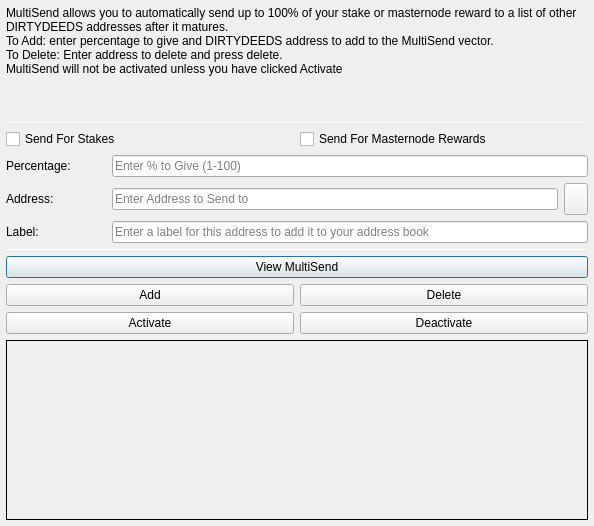
<?xml version="1.0" encoding="UTF-8"?>
<ui version="4.0">
 <class>MultiSendDialog</class>
 <widget class="QDialog" name="MultiSendDialog">
  <property name="windowModality">
   <enum>Qt::NonModal</enum>
  </property>
  <property name="geometry">
   <rect>
    <x>0</x>
    <y>0</y>
    <width>594</width>
    <height>526</height>
   </rect>
  </property>
  <property name="windowTitle">
   <string>MultiSend</string>
  </property>
  <layout class="QVBoxLayout" name="verticalLayout" stretch="0">
   <property name="leftMargin">
    <number>6</number>
   </property>
   <property name="topMargin">
    <number>6</number>
   </property>
   <property name="rightMargin">
    <number>6</number>
   </property>
   <property name="bottomMargin">
    <number>6</number>
   </property>
   <item>
    <layout class="QVBoxLayout" name="verticalLayout_Main" stretch="1,1,1,0,1,1,1">
     <item>
      <widget class="QLabel" name="label_2">
       <property name="lineWidth">
        <number>1</number>
       </property>
       <property name="text">
        <string>MultiSend allows you to automatically send up to 100% of your stake or masternode reward to a list of other DIRTYDEEDS addresses after it matures.
To Add: enter percentage to give and DIRTYDEEDS address to add to the MultiSend vector.
To Delete: Enter address to delete and press delete.
MultiSend will not be activated unless you have clicked Activate</string>
       </property>
       <property name="alignment">
        <set>Qt::AlignLeading|Qt::AlignLeft|Qt::AlignTop</set>
       </property>
       <property name="wordWrap">
        <bool>true</bool>
       </property>
      </widget>
     </item>
     <item>
      <widget class="Line" name="line">
       <property name="minimumSize">
        <size>
         <width>0</width>
         <height>1</height>
        </size>
       </property>
       <property name="maximumSize">
        <size>
         <width>16777215</width>
         <height>1</height>
        </size>
       </property>
       <property name="orientation">
        <enum>Qt::Horizontal</enum>
       </property>
      </widget>
     </item>
     <item>
      <layout class="QVBoxLayout" name="verticalLayout_Settings">
       <item>
        <layout class="QHBoxLayout" name="horizontalLayout">
         <item>
          <widget class="QCheckBox" name="multiSendStakeCheckBox">
           <property name="text">
            <string>Send For Stakes</string>
           </property>
          </widget>
         </item>
         <item>
          <widget class="QCheckBox" name="multiSendMasternodeCheckBox">
           <property name="text">
            <string>Send For Masternode Rewards</string>
           </property>
          </widget>
         </item>
        </layout>
       </item>
       <item>
        <layout class="QHBoxLayout" name="horizontalLayout_6">
         <item>
          <widget class="QLabel" name="label">
           <property name="minimumSize">
            <size>
             <width>100</width>
             <height>0</height>
            </size>
           </property>
           <property name="toolTip">
            <string>Percentage of stake to send</string>
           </property>
           <property name="text">
            <string>Percentage:</string>
           </property>
          </widget>
         </item>
         <item>
          <widget class="QLineEdit" name="multiSendPercentEdit">
           <property name="toolTip">
            <string>Enter whole numbers 1 - 100</string>
           </property>
           <property name="placeholderText">
            <string>Enter % to Give (1-100)</string>
           </property>
          </widget>
         </item>
        </layout>
       </item>
       <item>
        <layout class="QHBoxLayout" name="horizontalLayout_7">
         <item>
          <widget class="QLabel" name="label_5">
           <property name="minimumSize">
            <size>
             <width>100</width>
             <height>0</height>
            </size>
           </property>
           <property name="toolTip">
            <string>Address to send portion of stake to</string>
           </property>
           <property name="text">
            <string>Address:</string>
           </property>
          </widget>
         </item>
         <item>
          <widget class="QLineEdit" name="multiSendAddressEdit">
           <property name="toolTip">
            <string/>
           </property>
           <property name="placeholderText">
            <string>Enter Address to Send to</string>
           </property>
          </widget>
         </item>
         <item>
          <widget class="QToolButton" name="addressBookButton">
           <property name="maximumSize">
            <size>
             <width>16777215</width>
             <height>32</height>
            </size>
           </property>
           <property name="toolTip">
            <string>Choose an address from the address book</string>
           </property>
           <property name="text">
            <string/>
           </property>
           <property name="icon">
            <iconset resource="../dirtydeeds.qrc">
             <normaloff>:/icons/address-book</normaloff>:/icons/address-book</iconset>
           </property>
           <property name="shortcut">
            <string>Alt+A</string>
           </property>
          </widget>
         </item>
        </layout>
       </item>
      </layout>
     </item>
     <item>
      <layout class="QHBoxLayout" name="horizontalLayout_3">
       <item>
        <widget class="QLabel" name="label_3">
         <property name="minimumSize">
          <size>
           <width>100</width>
           <height>0</height>
          </size>
         </property>
         <property name="text">
          <string>Label:</string>
         </property>
        </widget>
       </item>
       <item>
        <widget class="QLineEdit" name="labelAddressLabelEdit">
         <property name="placeholderText">
          <string>Enter a label for this address to add it to your address book</string>
         </property>
        </widget>
       </item>
      </layout>
     </item>
     <item>
      <widget class="Line" name="line_2">
       <property name="minimumSize">
        <size>
         <width>0</width>
         <height>1</height>
        </size>
       </property>
       <property name="maximumSize">
        <size>
         <width>16777215</width>
         <height>1</height>
        </size>
       </property>
       <property name="orientation">
        <enum>Qt::Horizontal</enum>
       </property>
      </widget>
     </item>
     <item>
      <layout class="QVBoxLayout" name="verticalLayout_Buttons">
       <item>
        <layout class="QHBoxLayout" name="horizontalLayout_4">
         <item>
          <widget class="QPushButton" name="viewButton">
           <property name="toolTip">
            <string/>
           </property>
           <property name="statusTip">
            <string>View MultiSend Vector</string>
           </property>
           <property name="text">
            <string>View MultiSend</string>
           </property>
          </widget>
         </item>
        </layout>
       </item>
       <item>
        <layout class="QHBoxLayout" name="horizontalLayout_2">
         <item>
          <widget class="QPushButton" name="addButton">
           <property name="toolTip">
            <string/>
           </property>
           <property name="statusTip">
            <string>Add to MultiSend Vector</string>
           </property>
           <property name="text">
            <string>Add</string>
           </property>
          </widget>
         </item>
         <item>
          <widget class="QPushButton" name="deleteButton">
           <property name="toolTip">
            <string/>
           </property>
           <property name="statusTip">
            <string>Delete Address From MultiSend Vector</string>
           </property>
           <property name="text">
            <string>Delete</string>
           </property>
          </widget>
         </item>
        </layout>
       </item>
       <item>
        <layout class="QHBoxLayout" name="horizontalLayout_5">
         <item>
          <widget class="QPushButton" name="activateButton">
           <property name="statusTip">
            <string>Activate MultiSend</string>
           </property>
           <property name="text">
            <string>Activate</string>
           </property>
          </widget>
         </item>
         <item>
          <widget class="QPushButton" name="disableButton">
           <property name="statusTip">
            <string>Deactivate MultiSend</string>
           </property>
           <property name="text">
            <string>Deactivate</string>
           </property>
          </widget>
         </item>
        </layout>
       </item>
      </layout>
     </item>
     <item>
      <widget class="QLabel" name="message">
       <property name="minimumSize">
        <size>
         <width>0</width>
         <height>180</height>
        </size>
       </property>
       <property name="frameShape">
        <enum>QFrame::Panel</enum>
       </property>
       <property name="frameShadow">
        <enum>QFrame::Plain</enum>
       </property>
       <property name="lineWidth">
        <number>1</number>
       </property>
       <property name="midLineWidth">
        <number>1</number>
       </property>
       <property name="text">
        <string/>
       </property>
       <property name="alignment">
        <set>Qt::AlignLeading|Qt::AlignLeft|Qt::AlignTop</set>
       </property>
       <property name="wordWrap">
        <bool>true</bool>
       </property>
      </widget>
     </item>
    </layout>
   </item>
  </layout>
 </widget>
 <resources>
  <include location="../dirtydeeds.qrc"/>
 </resources>
 <connections/>
</ui>
